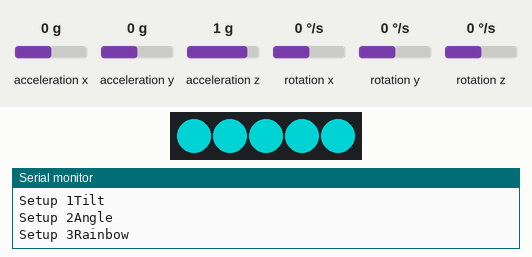
Recording of a program running on a simulated Arduino Leonardo, built with avr-gcc and run on an emulated ATmega32U4. Shown: 5 RGB LEDs in strip order, left to right, the last lines printed to the serial monitor. Wiring (inferred from the names in the program): MPU-6050 motion sensor at I2C address 0x68. The inputs (shaded band) are chosen by the test bench; at power-on: acceleration x 0 g, acceleration y 0 g, acceleration z 1 g, rotation x 0 °/s, rotation y 0 °/s, rotation z 0 °/s. Dim RGB values are drawn brighter than linear; random numbers use the default seed unless the program sets one.

Above: at 1.26 s.
1.3 s: acceleration x set to -1.4 g
At 1.72 s:
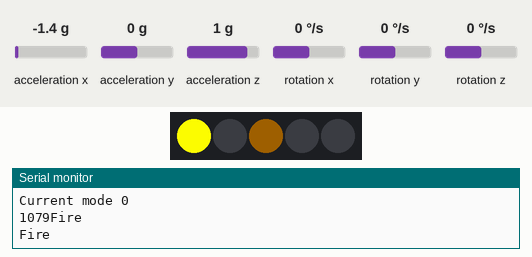
3.1 s: acceleration x set to 0.8 g
At 3.9 s:
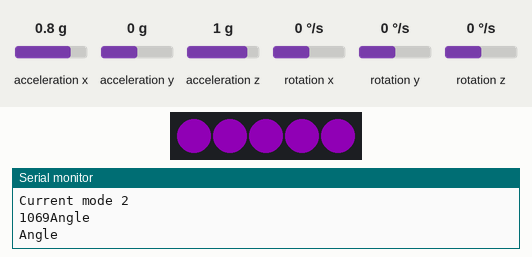
5.1 s: acceleration x set to -0.8 g
At 5.15 s:
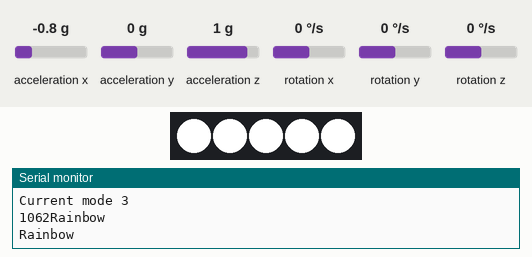
7.1 s: acceleration x set to 0.8 g
At 7.35 s:
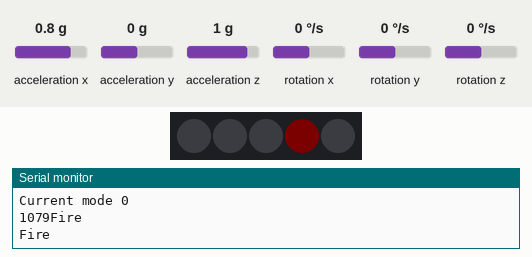
10.1 s: acceleration y set to 0.8 g
12.7 s: acceleration x set to -0.8 g
At 14.55 s:
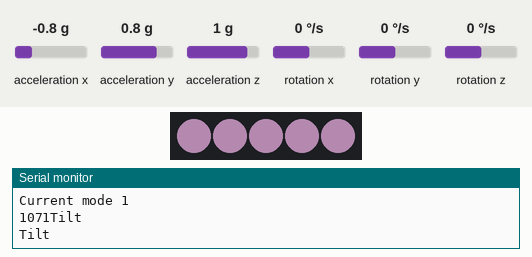
Timing chart, 0 to 16.7 s (numbered marks = the images above; inputs shaded):
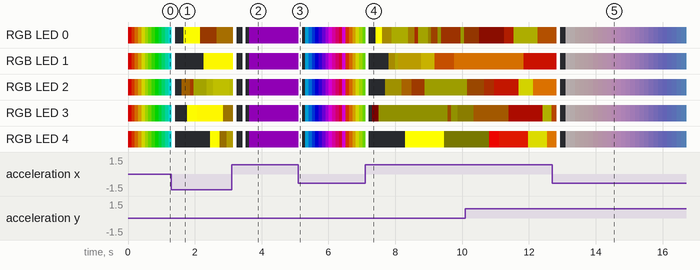

Measured:
- after the input at 5.1 s, RGB LED 0–4: RGB(51, 0, 64) → RGB(255, 255, 255) at once, → off 0.10 s later, → RGB(0, 95, 127) 0.10 s later, → RGB(0, 63, 127) 0.10 s later, … (20 changes in this stretch); the LEDs: change at once (image 3)

The program:

main.cpp
```cpp
#include <Arduino.h>
#include <Wire.h>

#include "hue_cube.h"
#include "modes.h"

#define MPUADDR 0x68

cRGB leds[NR_OF_LED];
cRGB white = {255, 255, 255};
cRGB black = {0, 0, 0};

WS2812 LED(NR_OF_LED);

// the MPU values for each module
int16_t AcX, AcY, AcZ, Temp, GyX, GyY, GyZ;
int16_t AcXf, AcYf, AcZf;

static void readMPUValues()
{
    Wire.beginTransmission(MPUADDR);
    Wire.write(0x3B); // starting with register 0x3B (ACCEL_XOUT_H)
    Wire.endTransmission(false);
    Wire.requestFrom(MPUADDR, 14);          // request a total of 14 registers
    AcX = (Wire.read() << 8 | Wire.read()); // 0x3B (ACCEL_XOUT_H) & 0x3C (ACCEL_XOUT_L)
    AcY = (Wire.read() << 8 | Wire.read()); // 0x3D (ACCEL_YOUT_H) & 0x3E (ACCEL_YOUT_L)
    AcZ = (Wire.read() << 8 | Wire.read()); // 0x3F (ACCEL_ZOUT_H) & 0x40 (ACCEL_ZOUT_L)
    Temp = Wire.read() << 8 | Wire.read();  // 0x41 (TEMP_OUT_H) & 0x42 (TEMP_OUT_L)
    GyX = Wire.read() << 8 | Wire.read();   // 0x43 (GYRO_XOUT_H) & 0x44 (GYRO_XOUT_L)
    GyY = Wire.read() << 8 | Wire.read();   // 0x45 (GYRO_YOUT_H) & 0x46 (GYRO_YOUT_L)
    GyZ = Wire.read() << 8 | Wire.read();   // 0x47 (GYRO_ZOUT_H) & 0x48 (GYRO_ZOUT_L)

    // low pass filter to remove noise:
    AcXf = AcXf * 0.7 + 0.3 * (AcX); // 0x3B (ACCEL_XOUT_H) & 0x3C (ACCEL_XOUT_L)
    AcYf = AcYf * 0.7 + 0.3 * (AcY); // 0x3D (ACCEL_YOUT_H) & 0x3E (ACCEL_YOUT_L)
    AcZf = AcZf * 0.7 + 0.3 * (AcZ); // 0x3F (ACCEL_ZOUT_H) & 0x40 (ACCEL_ZOUT_L)
}

LightMode *currentMode;

void setup()
{
    Serial.begin(115200);
    Serial.println("Start the cube");

    Wire.begin();
    Wire.beginTransmission(MPUADDR);
    Wire.write(0x6B); // PWR_MGMT_1 register
    Wire.write(0);    // set to zero (wakes up the MPU-6050)
    Wire.endTransmission(true);
    LED.setOutput(LED_PIN);

    setupModes();
    currentMode = activeLightMode();
}

unsigned long nextModeLoop;
unsigned long tapTimeout;
bool need2ndTap;

void loop()
{
    readMPUValues();

    if (abs(AcX - AcXf) > 8000 || abs(AcX - AcXf) > 8000 || abs(AcX - AcXf) > 8000)
    {
        if (need2ndTap)
        {
            Serial.print("Changed the mode ");

            currentMode = nextLightMode();

            Serial.println(currentMode->name());

            for (uint16_t i = 0; i < NR_OF_LED; i++)
            {
                leds[i] = black;
            }

            // for (int m = 0; m < currentMode; m++)
            {
                for (uint16_t i = 0; i < NR_OF_LED; i++)
                {
                    LED.set_crgb_at(i, white);
                }
                LED.sync();
                delay(100);
                for (uint16_t i = 0; i < NR_OF_LED; i++)
                {
                    LED.set_crgb_at(i, black);
                }
                LED.sync();
                delay(100);
            }
            need2ndTap = false;
        }
        else
        {
            need2ndTap = true;
            //delay(100);
            tapTimeout = millis() + 1000;
        }
    }

    if (need2ndTap && millis() >= nextModeLoop)
    {
        need2ndTap = false;
    }

    if (millis() >= nextModeLoop)
    {
        int delay = currentMode->loop();
        nextModeLoop = millis() + delay;
    }
    delay(1);
}
```

hue_cube.h
```cpp
#pragma once

#define USE_HSV // enable hsv mode
#include "WS2812.h"

#define CHANGE_FACTOR 2400
#define DEBOUNCE_DELAY 66
#define MAX_BRIGHTNESS 64

const uint16_t NR_OF_LED = 5;
const int LED_PIN = 9;

extern cRGB leds[];

extern WS2812 LED;

// the MPU values for each module
extern int16_t AcX, AcY, AcZ, Temp, GyX, GyY, GyZ;
extern int16_t AcXf, AcYf, AcZf;

class LightMode
{
public:
  virtual String name() = 0;
  virtual void setup() = 0;
  virtual int loop() = 0;
};
```

mode_angle.cpp
```cpp
#include <Arduino.h>

#include "mode_angle.h"

void AngleLightMode::setup()
{
}

int AngleLightMode::loop()
{

  // Tmp/340.00+36.53  //equation for temperature in degrees C from datasheet

  leds[0].r = abs(AcX) >= 32768 / 2 ? MAX_BRIGHTNESS : map(abs(AcX), 0, 32768 / 2, 0, MAX_BRIGHTNESS);
  leds[0].g = abs(AcY) >= 32768 / 2 ? MAX_BRIGHTNESS : map(abs(AcY), 0, 32768 / 2, 0, MAX_BRIGHTNESS);
  leds[0].b = abs(AcZ) >= 32768 / 2 ? MAX_BRIGHTNESS : map(abs(AcZ), 0, 32768 / 2, 0, MAX_BRIGHTNESS);

  for (uint16_t i = 0; i < NR_OF_LED; i++)
  {
    LED.set_crgb_at(i, leds[0]);
  }

  LED.sync();

  return (1000 / 100);
}
```

mode_angle.h
```cpp
#pragma once

#include "hue_cube.h"

class AngleLightMode : public LightMode
{
public:
  AngleLightMode(){};
  String name() { return "Angle"; };

  void setup();
  int loop();
};
```

mode_fire.cpp
```cpp
#include <Arduino.h>

#include "hue_cube.h"
#include "mode_fire.h"

void FireLightMode::flicker(cRGB *rgb)
{
    float f, rf, gf;

    f = random(64) - 20; // colors get brighter
    rf = random(16) - 8;
    gf = random(16) - 6; // yellows are more often
    rgb->r += rf + f;
    rgb->g += gf + f;

    // darker colors have more reds
    if (rgb->r <= r)
    {
        rgb->g = rgb->g - rgb->r / 2;
    }

    // bright colors flicker to darker colors
    rgb->r = rgb->r >= 254 ? 10 : (rgb->r <= 0 ? 0 : rgb->r);
    rgb->g = rgb->g >= 254 ? 10 : (rgb->g <= 0 ? 0 : rgb->g);

    // there is never a green flame (not even slightly)
    rgb->g = rgb->g > rgb->r ? rgb->r : rgb->g;
    // there is never a red flame (but a little is ok)
    rgb->r = rgb->r - 100 >= rgb->g ? rgb->r - 50 : rgb->r;
}

void FireLightMode::setup()
{
    s = 33;
    r = 120;
}

int FireLightMode::loop()
{
    if (abs(AcXf) > CHANGE_FACTOR)
    {
        r = r + (AcXf * (1.0 / CHANGE_FACTOR));
        r = r >= 180 ? 180 : r;
        r = r <= 0 ? 0 : r;
        delay(DEBOUNCE_DELAY); // debounce
    }

    if (abs(AcYf) > CHANGE_FACTOR)
    {
        s = s + (AcYf * (1.0 / CHANGE_FACTOR));
        s = s >= 1000 ? 1000 : s;
        s = s <= 10 ? 10 : s;
        delay(DEBOUNCE_DELAY); // debounce
    }

    int flickerLed = random(0, NR_OF_LED);
    flicker(&leds[flickerLed]);

    for (uint16_t i = 0; i < NR_OF_LED; i++)
    {
        LED.set_crgb_at(i, leds[i]);
    }

    LED.sync();

    return 1000 / s;
}
```

mode_fire.h
```cpp
#pragma once

#include "hue_cube.h"

class FireLightMode : public LightMode
{
  int16_t s; // anim speed
  int16_t r; // amount of red

  void flicker(cRGB *rgb);

public:
  FireLightMode(){};
  String name() { return "Fire"; };

  void setup();
  int loop();
};
```

mode_rainbow.cpp
```cpp
#include <Arduino.h>

#include "hue_cube.h"
#include "mode_rainbow.h"

void RainbowLightMode::setup()
{
}

int RainbowLightMode::loop()
{
    cycle();

    for (uint16_t i = 0; i < NR_OF_LED; i++)
    {
        LED.set_crgb_at(i, leds[0]);
    }

    LED.sync();

    return 100; //delays between update
}

void RainbowLightMode::cycle()
{
    leds[0].SetHSV(h, sat, val);

    h += steps;
    if (h > 360)
    {
        h %= 360;
    }
}
```

mode_rainbow.h
```cpp
#pragma once

#include "hue_cube.h"

class RainbowLightMode : public LightMode
{
  int h = 0;       //stores 0 to 614
  byte steps = 15; //number of hues we skip in a 360 range per update

  byte sat = 255;
  byte val = 127;

  void cycle();

public:
  RainbowLightMode(){};
  String name() { return "Rainbow"; };

  void setup();
  int loop();
};
```

mode_tilt.cpp
```cpp
#include <Arduino.h>

#include "mode_tilt.h"

void TiltLightMode::setup()
{
}

int TiltLightMode::loop()
{

  if (abs(AcXf) > CHANGE_FACTOR)
  {
    h = h + (AcXf * (1.0 / CHANGE_FACTOR));
    h = h >= 360 ? 1 : h;
    h = h <= 0 ? 359 : h;
    delay(DEBOUNCE_DELAY); // debounce
  }

  if (abs(AcYf) > CHANGE_FACTOR)
  {
    s = s + (AcYf * (1.0 / CHANGE_FACTOR));
    s = s >= 254 ? 245 : s;
    s = s <= 10 ? 10 : s;
    delay(DEBOUNCE_DELAY); // debounce
  }

  v = MAX_BRIGHTNESS;

  leds[0].SetHSV(h, s, v);
  for (uint16_t i = 0; i < NR_OF_LED; i++)
  {
    LED.set_crgb_at(i, leds[0]);
  }

  LED.sync();

  return (1000 / 200);
}
```

mode_tilt.h
```cpp
#pragma once

#include "hue_cube.h"

class TiltLightMode : public LightMode
{
  int16_t h = 0, s = 0, v = 60;

public:
  TiltLightMode(){};
  String name() { return "Tilt"; };

  void setup();
  int loop();
};
```

modes.cpp
```cpp
#include <Arduino.h>

#include "modes.h"
#include "mode_fire.h"
#include "mode_angle.h"
#include "mode_tilt.h"
#include "mode_rainbow.h"

static int currentMode = Rainbow;

static FireLightMode fireMode;
static TiltLightMode tiltMode;
static AngleLightMode angleMode;
static RainbowLightMode rainbowMode;

static LightMode *modes[] = {
    &fireMode,
    &tiltMode,
    &angleMode,
    &rainbowMode,
};

void setupModes()
{
    for (int m = Fire; m < LastMode; m++)
    {
        Serial.print("Setup ");
        Serial.print(m);
        Serial.println(modes[m]->name());
        modes[m]->setup();
    }
}

LightMode *activeLightMode()
{
    return modes[currentMode];
}

LightMode *nextLightMode()
{
    Serial.print("Current mode ");
    Serial.println(currentMode);
    currentMode++;
    if (currentMode == LastMode)
        currentMode = Fire;
    Serial.print("Current mode ");
    Serial.println(currentMode);

    LightMode *m = modes[currentMode];
    Serial.print((unsigned long)m);
    Serial.println(m->name());

    return m;
}
```

modes.h
```cpp
#pragma once

#include "hue_cube.h"

enum Mode
{
    Fire = 0,
    Tilt,
    Angle,
    Rainbow,
    LastMode
};

void setupModes();
LightMode *activeLightMode();
LightMode *nextLightMode();
```
